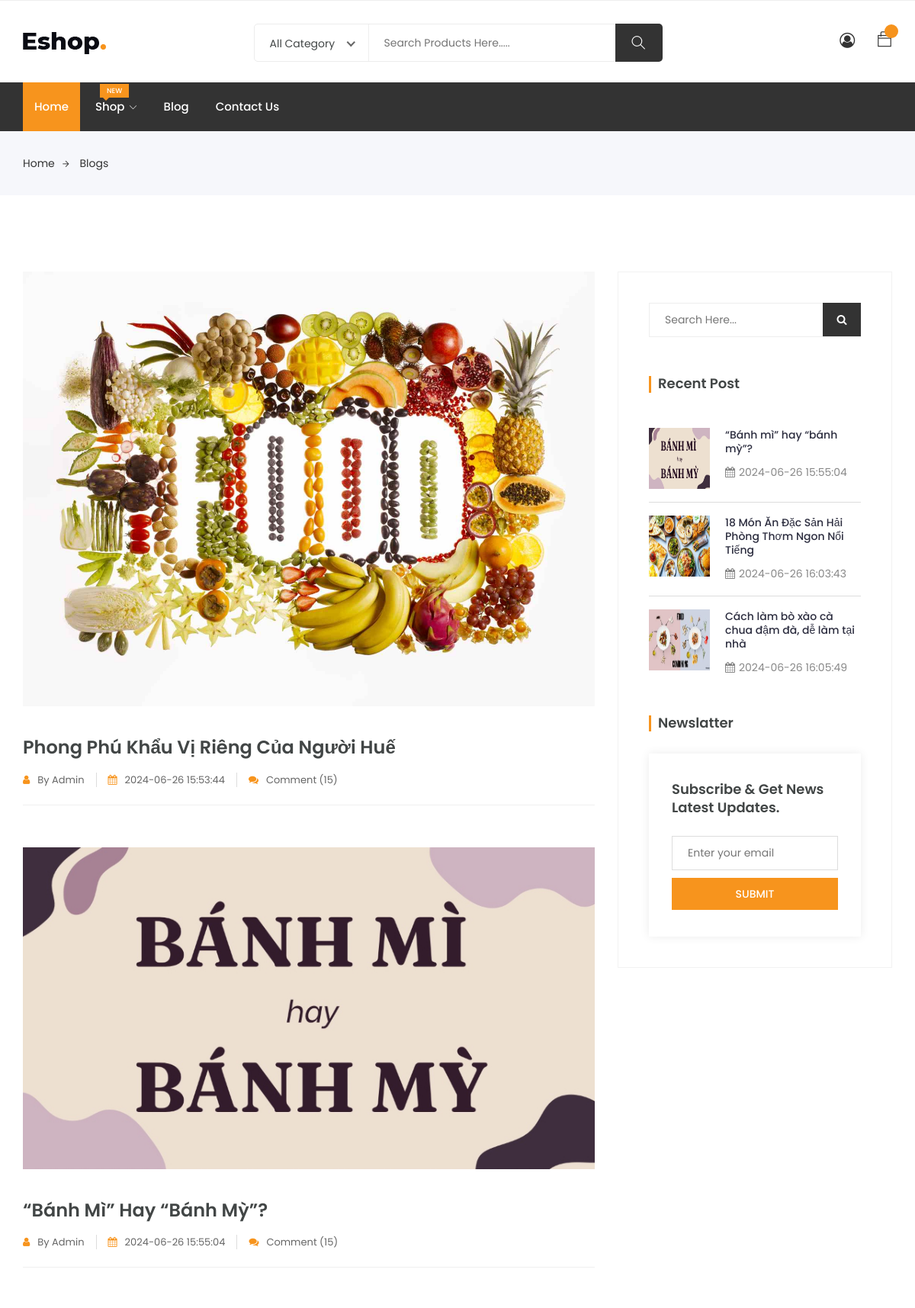
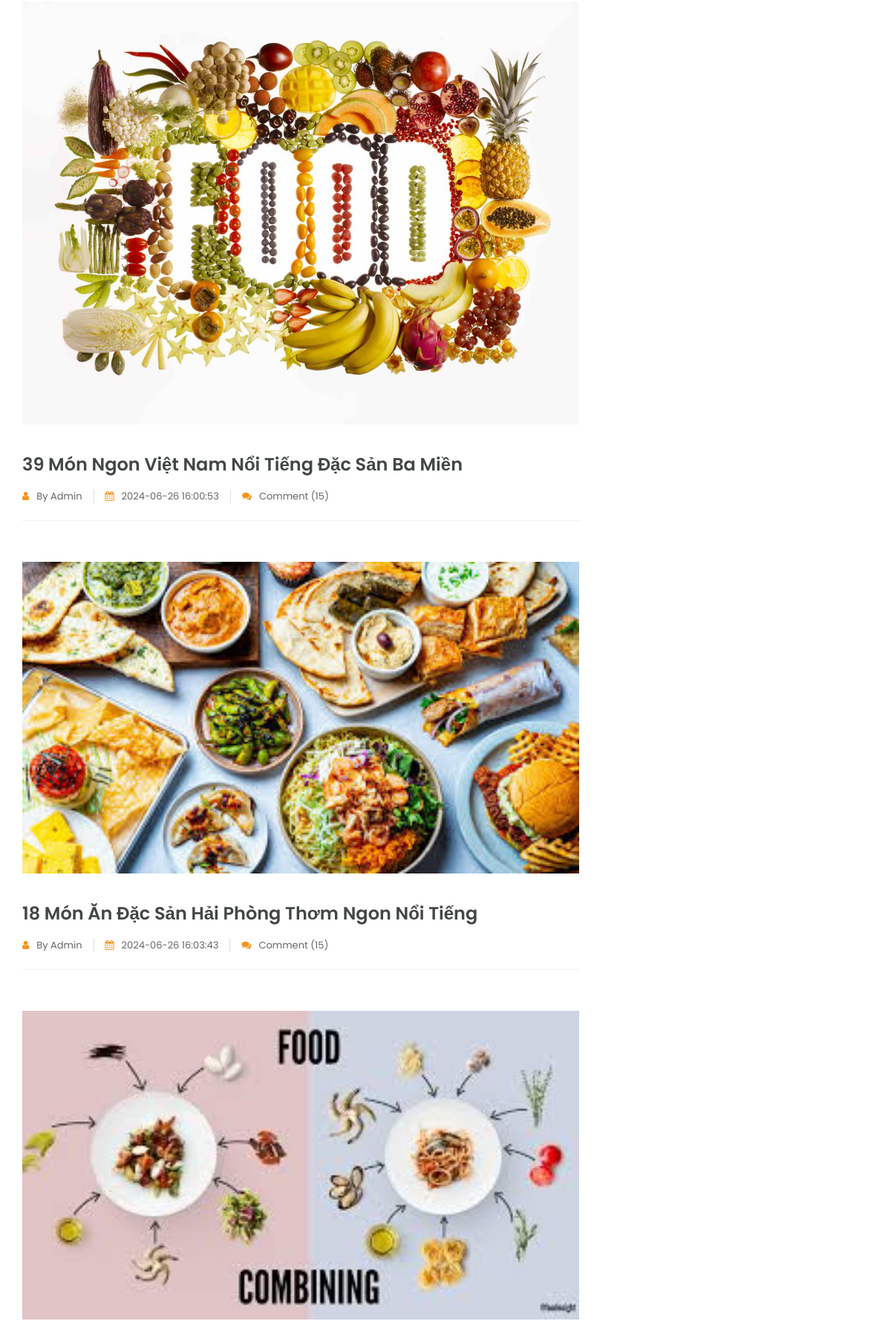
Screenshot of /blogs (upper part) with the database file from the repository (2 pictures, top to bottom).
### tables this page shows
CREATE TABLE IF NOT EXISTS `blogs` (
  `id` int NOT NULL AUTO_INCREMENT,
  `user_id` int NOT NULL,
  `title` text,
  `slug` text,
  `body` text,
  `image` text,
  `updated_at` datetime DEFAULT NULL,
  `created_at` datetime DEFAULT NULL,
  PRIMARY KEY (`id`)
);

### app/controller/BlogController.php (called while the page is built, shortened)
<?php
require 'app/model/BlogModel.php';
class BlogController {
    public function index()
    {
        $blogModel = new BlogModel;
        $blogs = $blogModel->getAllBlogs();
        $blogsPerPage = 6;
        $currentPage = 1;
        $offset = ($currentPage - 1) * $blogsPerPage;
        $blogs = array_slice($blogs, $offset, $blogsPerPage);
        require 'views/blogs.php';
    }
}

### app/model/BlogModel.php (called while the page is built, shortened)
<?php
class BlogModel{
    public function getAllBlogs()
    {
        $db = new DB;
        $sql = "SELECT * FROM blogs";
        $blogs = $db->query($sql);
        $blogs = $blogs->fetchAll(PDO::FETCH_ASSOC);
        return $blogs;
    }
}

### views/blogs.php (the view, shortened to what this page needs)
<?php include 'views/default/header.php'; ?>
		<div class="breadcrumbs">
			<div class="container">
				<div class="row">
					<div class="col-12">
						<div class="bread-inner">
							<ul class="bread-list">
								<li><a href="<?php echo APPURL ?>">Home<i class="ti-arrow-right"></i></a></li>
								<li class="active"><a  href="">Blogs</a></li>
							</ul>
						</div>
					</div>
				</div>
			</div>
		</div>
		<section class="blog-single section">
			<div class="container">
				<div class="row">
					<div class="col-lg-8 col-12">
						 <?php foreach ($blogs as $blog) { ?>
							<div class="blog-single-main">
								<div class="row">
									<div class="col-12">
										<div class="image">
											<a href="<?php echo APPURL . 'blog?id=' . $blog['id'] ?>"><img src="views/images/blogs/<?php echo $blog['image'] ?>" alt="#"></a>
										</div>
										<div class="blog-detail">
											<a href="
											<?php echo APPURL . 'blog?id=' . $blog['id'] ?>
											"><h2 class="blog-title"><?php echo $blog['title'] ?></h2></a>
											<div class="blog-meta">
												<span class="author"><a href="#"><i class="fa fa-user"></i>By Admin</a><a href="#"><i class="fa fa-calendar"></i><?php echo $blog['created_at'] ?></a><a href="#"><i class="fa fa-comments"></i>Comment (15)</a></span>
											</div>
										</div>
									</div>
								</div>
							</div>
							<?php } ?>
					</div>
					<div class="col-lg-4 col-12">
						<div class="main-sidebar">
							<div class="single-widget search">
								<div class="form">
									<input type="email" placeholder="Search Here...">
									<a class="button" href="#"><i class="fa fa-search"></i></a>
								</div>
							</div>
							<div class="single-widget recent-post">
								<h3 class="title">Recent post</h3>
								<?php
								$blograndom = array_rand($blogs, 3);
								foreach ($blograndom as $blog) {?>
								<div class="single-post">
									<div class="image">
										<img src="views/images/blogs/<?php echo $blogs[$blog]['image'] ?>" alt="#">
									</div>
									<div class="content">
										<h5><a href="blog?id=<?php echo $blogs[$blog]['id'] ?>"><?php echo $blogs[$blog]['title'] ?></a></h5>
										<ul class="comment">
											<li><i class="fa fa-calendar"></i><?php echo$blogs[$blog]['created_at'] ?></li>
										</ul>
									</div>
								</div>
								<?php }
								?>
							</div>
							<div class="single-widget newsletter">
								<h3 class="title">Newslatter</h3>
								<div class="letter-inner">
									<h4>Subscribe & get news <br> latest updates.</h4>
									<div class="form-inner">
										<input type="email" placeholder="Enter your email">
										<a href="#">Submit</a>
									</div>
								</div>
							</div>
						</div>
					</div>
				</div>
			</div>
		</section>
<?php include 'views/default/footer.php'; ?>

### index.php (shortened to what this page needs)
<?php
$request = $_SERVER['REQUEST_URI'];
$request = ltrim($request, '/');
$url = explode('/', $request);
if ($url[1] == 'admin') {
    require 'router/admin.php';
    $admin = new RouterAmdin();
} else {
    require 'router/web.php';
    $web = new RouterWeb();
}

### router/web.php (shortened to what this page needs)
<?php
class RouterWeb {
    public function __construct()
    {
        require 'app/controller/HomeController.php';
        require 'app/controller/BlogController.php';
        $route = [
            '' => 'HomeController::index',
            'login' => 'LoginController::index',
            'register' => 'RegisterController::index',
            'forgot-password' => 'ForgotPasswordController::index',
            'reset-password' => 'ForgotPasswordController::resetPassword',
            'logout' => 'LogoutController::logout',
            'profile' => 'Homecontroller::profile',
            'history-order' => 'Homecontroller::historyOrder',
            'products' => 'ProductController::index',
            'product' => 'ProductController::show',
            'cart' => 'CartController::index',
            'cart/add' => 'CartController::add',
            'cart/update' => 'CartController::update',
            'cart/delete' => 'CartController::remove',
            'cart/clear' => 'CartController::clear',
            'checkout' => 'CheckoutController::index',
            'checkout/success' => 'CheckoutController::success',
            'blogs' => 'BlogController::index',
            'blog' => 'BlogController::show',
            'contact' => 'ContactController::index',
        ];
        $url_last = end($url);
        $url_after = array_slice($url, 0, -1);
        $url_after = end($url_after);
        $para = '';
        if(strpos($url_last, '?') !== false) {
            $url_last = explode('?', $url_last);
            $para = $url_last[1];
            $url_last = $url_last[0];
        }else {
            $url_last = end($url);
        }
        foreach ($route as $key => $value) {
            $key = explode('/', $key);
            if(isset($key[1])){
                if($url_last == $key[1] && $url_after == $key[0]) {
                    $value = explode('::', $value);
                    $controller = $value[0];
                    $method = $value[1];
                    if ($para == '') {
                        $controller = new $controller;
                        $controller->$method();
                    }else if ($para != ''){
                        $para = explode('=', $para);
                        $controller = new $controller;
                        $controller->$method($para[1]);
                    }
                    $error_page = '';
                    break;
                }else{
                    $error_page = '404';
                }
            }else {
                if($url_last == $key[0]) {
                    $value = explode('::', $value);
                    $method = $value[1];
                    if ($para == '') {
                        $controller = new $controller;
                        $controller->$method();
                    }else if ($para != ''){
                        $para = explode('=', $para);
                        $controller = new $controller;
                        $controller->$method($para[1]);
                    }
                    break;
                }else{
                    $error_page = '404';
                }
            }
        }
    }
}

### views/default/header.php (shortened to what this page needs)
<!DOCTYPE html>
<html lang="zxx">
<head>
	<link rel="stylesheet" href="views/css/bootstrap.css">
    <link rel="stylesheet" href="views/css/magnific-popup.min.css">
    <link rel="stylesheet" href="views/css/font-awesome.css">
	<link rel="stylesheet" href="views/css/jquery.fancybox.min.css">
    <link rel="stylesheet" href="views/css/themify-icons.css">
    <link rel="stylesheet" href="views/css/niceselect.css">
    <link rel="stylesheet" href="views/css/animate.css">
    <link rel="stylesheet" href="views/css/flex-slider.min.css">
    <link rel="stylesheet" href="views/css/owl-carousel.css">
    <link rel="stylesheet" href="views/css/slicknav.min.css">
	<link rel="stylesheet" href="views/css/reset.css">
	<link rel="stylesheet" href="views/css/style.css">
    <link rel="stylesheet" href="views/css/responsive.css">
</head>
<body class="js">
	<header class="header shop">
		<div class="middle-inner">
			<div class="container">
				<div class="row">
					<div class="col-lg-2 col-md-2 col-12">
						<div class="logo">
							<a href="<?php echo APPURL ?>"><img src="views/images/logo.png" alt="logo"></a>
						</div>
					</div>
					<div class="col-lg-8 col-md-7 col-12">
						<div class="search-bar-top">
							<div class="search-bar">
								<form action="products" method="GET">
									<input name="search" placeholder="Search Products Here....." type="search">
									<button class="btnn"><i class="ti-search"></i></button>
								</form>
							</div>
						</div>
					</div>
					<div class="col-lg-2 col-md-3 col-12">
						<div class="right-bar">
							<div class="sinlge-bar shopping">
								<a href="#" class="single-icon"><i class="fa fa-user-circle-o" aria-hidden="true"></i></a>
                            </div>
							<div class="sinlge-bar shopping">
								<a href="cart" class="single-icon"><i class="ti-bag"></i> <span class="total-count">
								</span></a>
							</div>
						</div>
					</div>
				</div>
			</div>
		</div>
		<div class="header-inner">
			<div class="container">
				<div class="cat-nav-head">
					<div class="row">
						<div class=" col-12">
							<div class="menu-area">
								<nav class="navbar navbar-expand-lg">
									<div class="navbar-collapse">
										<div class="nav-inner">
											<ul class="nav main-menu menu navbar-nav">
													<li class="active"><a href="<?php echo APPURL ?>">Home</a></li>
													<li><a href="products">Shop<i class="ti-angle-down"></i><span class="new">New</span></a>
													</li>
													<li>
														<a href="blogs">Blog</i></a>
													</li>
													<li><a href="contact">Contact Us</a></li>
												</ul>
										</div>
									</div>
								</nav>
							</div>
						</div>
					</div>
				</div>
			</div>
		</div>
	</header>

### views/default/footer.php (shortened to what this page needs)
</body>
</html>

### views/blogs.php (style rules this page uses)
.image img { width: 750px; height: 364px; }

### rows the page displays
blogs: image (picture), title "Phong Phú Khẩu Vị Riêng Của Người Huế", created_at "2024-06-26 15:53:44"
blogs: image (picture), title "“Bánh Mì” Hay “bánh Mỳ”?", created_at "2024-06-26 15:55:04", title "“Bánh mì” hay “bánh mỳ”?"
blogs: image (picture), title "39 Món Ngon Việt Nam Nổi Tiếng Đặc Sản Ba Miền", created_at "2024-06-26 16:00:53"
blogs: image (picture), title "18 Món Ăn Đặc Sản Hải Phòng Thơm Ngon Nổi Tiếng", created_at "2024-06-26 16:03:43"
blogs: image (picture), title "Cách làm bò xào cà chua đậm đà, dễ làm tại nhà", created_at "2024-06-26 16:05:49"
